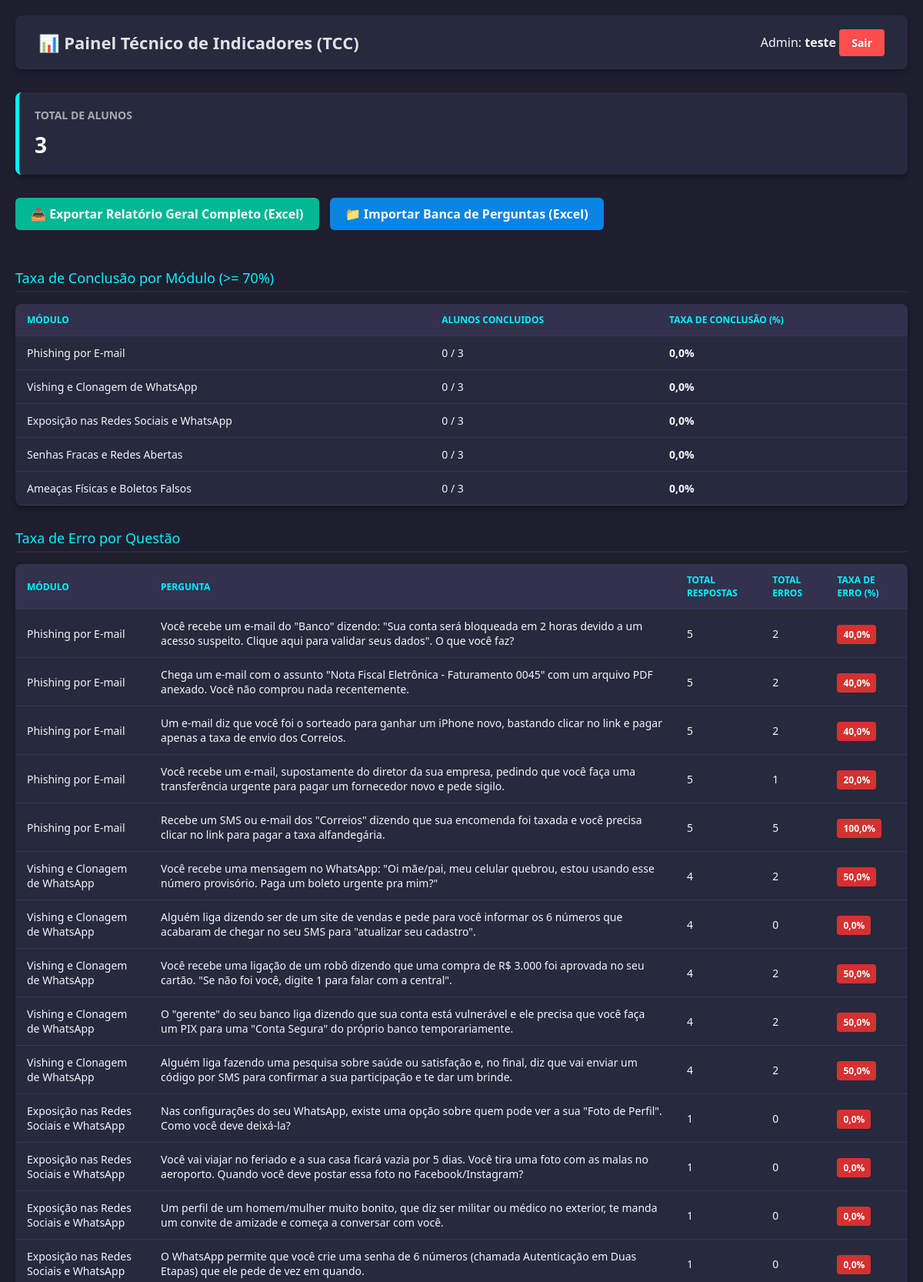
The page /painel-admin/ (signed in, upper part) on the database its author committed.
### plataforma/models.py (models this page shows, shortened)
class Usuario(AbstractUser):
    cpf = models.CharField(max_length=14, unique=True, null=True, blank=True)
    idade = models.IntegerField(null=True, blank=True)

class Modulo(models.Model):
    titulo = models.CharField(max_length=200)
    descricao = models.TextField(blank=True, null=True)
    explicacao_pratica = models.TextField(blank=True, null=True)
    video_url = models.URLField(
        blank=True,
        null=True,
        help_text="Link incorporado do vídeo (ex: https://www.youtube.com/embed/...)"
    )

class Pergunta(models.Model):
    modulo = models.ForeignKey(Modulo, on_delete=models.CASCADE, related_name='perguntas')
    texto_pergunta = models.TextField()

### plataforma/views.py (the view)
# urls.py: path('painel-admin/', views.admin_dashboard, name='admin_dashboard'),
def admin_dashboard(request):
    if not request.user.is_authenticated or not request.user.is_staff:
        return redirect('login')
    modulos = Modulo.objects.all()
    usuarios_comuns = Usuario.objects.filter(is_staff=False, is_superuser=False)
    total_usuarios_comuns = usuarios_comuns.count()
    metricas_modulos = []
    for m in modulos:
        perguntas = m.perguntas.all()
        total_p = perguntas.count()
        concluidos_count = 0
        for u in usuarios_comuns:
            respostas_u = RespostaUsuario.objects.filter(usuario=u, pergunta__in=perguntas)
            if total_p > 0 and respostas_u.count() >= total_p:
                acertos = sum(1 for r in respostas_u if r.alternativa_escolhida.is_correta)
                if (acertos / total_p) * 100 >= 70:
                    concluidos_count += 1
        taxa = (concluidos_count / total_usuarios_comuns * 100) if total_usuarios_comuns > 0 else 0
        metricas_modulos.append({
            'modulo': m,
            'concluidos': concluidos_count,
            'taxa_conclusao': round(taxa, 1)
        })
    metricas_questoes = []
    perguntas_all = Pergunta.objects.all()
    for p in perguntas_all:
        respostas_p = RespostaUsuario.objects.filter(pergunta=p)
        total_resp = respostas_p.count()
        erros = sum(1 for r in respostas_p if not r.alternativa_escolhida.is_correta)
        taxa_erro = (erros / total_resp * 100) if total_resp > 0 else 0
        metricas_questoes.append({
            'pergunta': p,
            'modulo': p.modulo.titulo,
            'total_respostas': total_resp,
            'total_erros': erros,
            'taxa_erro': round(taxa_erro, 1)
        })
    todos_usuarios = Usuario.objects.all()
    contexto = {
        'metricas_modulos': metricas_modulos,
        'metricas_questoes': metricas_questoes,
        'todos_usuarios': todos_usuarios,
        'total_usuarios_comuns': total_usuarios_comuns,
    }
    return render(request, 'admin_dashboard.html', contexto)

### templates/admin_dashboard.html (shortened to what this page needs)
<!DOCTYPE html>
<html lang="pt-br">
<head>
</head>
<body>
    <header>
        <h1>📊 Painel Técnico de Indicadores (TCC)</h1>
        <div>
            <span>Admin: <strong>{{ user.username }}</strong></span>
            <a href="{% url 'logout' %}" class="btn-sair">Sair</a>
        </div>
    </header>
    <div class="kpi-container">
        <div class="kpi-card">
            <h3>Total de Alunos</h3>
            <div class="value">{{ total_usuarios_comuns }}</div>
        </div>
    </div>
    <div style="margin-bottom: 20px;">
        <a href="{% url 'exportar_excel' %}" class="btn-excel">📥 Exportar Relatório Geral Completo (Excel)</a>
        <a href="{% url 'importar_banca' %}" class="btn-excel" style="background-color: #0984e3; margin-left: 10px;">📁 Importar Banca de Perguntas (Excel)</a>
    </div>
    <div class="section-title">Taxa de Conclusão por Módulo (>= 70%)</div>
    <table>
        <thead>
            <tr>
                <th>Módulo</th>
                <th>Alunos Concluidos</th>
                <th>Taxa de Conclusão (%)</th>
            </tr>
        </thead>
        <tbody>
            {% for item in metricas_modulos %}
            <tr>
                <td>{{ item.modulo.titulo }}</td>
                <td>{{ item.concluidos }} / {{ total_usuarios_comuns }}</td>
                <td><strong>{{ item.taxa_conclusao }}%</strong></td>
            </tr>
            {% endfor %}
        </tbody>
    </table>
    <div class="section-title">Taxa de Erro por Questão</div>
    <table>
        <thead>
            <tr>
                <th>Módulo</th>
                <th>Pergunta</th>
                <th>Total Respostas</th>
                <th>Total Erros</th>
                <th>Taxa de Erro (%)</th>
            </tr>
        </thead>
        <tbody>
            {% for q in metricas_questoes %}
            <tr>
                <td>{{ q.modulo }}</td>
                <td>{{ q.pergunta.texto_pergunta }}</td>
                <td>{{ q.total_respostas }}</td>
                <td>{{ q.total_erros }}</td>
                <td><span class="badge-erro">{{ q.taxa_erro }}%</span></td>
            </tr>
            {% endfor %}
        </tbody>
    </table>
</body>
</html>

### templates/admin_dashboard.html (style rules this page uses)
body { font-family: 'Segoe UI', Tahoma, Geneva, Verdana, sans-serif; background-color: #1e1e2f; color: #f4f4f9; margin: 0; padding: 20px; }
header { background-color: #27293d; padding: 20px 30px; border-radius: 8px; display: flex; justify-content: space-between; align-items: center; box-shadow: 0 4px 6px rgba(0,0,0,0.3); margin-bottom: 30px; }
h1 { margin: 0; font-size: 22px; color: #e1e1e6; }
.btn-sair { background-color: #ff4d4d; color: white; padding: 8px 16px; border-radius: 4px; text-decoration: none; font-weight: bold; font-size: 14px; }
.kpi-container { display: grid; grid-template-columns: repeat(auto-fit, minmax(220px, 1fr)); gap: 20px; margin-bottom: 30px; }
.kpi-card { background-color: #27293d; padding: 20px; border-radius: 8px; box-shadow: 0 4px 6px rgba(0,0,0,0.3); border-left: 5px solid #00f2fe; }
.kpi-card h3 { margin: 0 0 10px 0; font-size: 14px; color: #a9a9b2; text-transform: uppercase; }
.kpi-card .value { font-size: 28px; font-weight: bold; color: #fff; }
.section-title { font-size: 18px; margin: 30px 0 15px 0; color: #00f2fe; border-bottom: 2px solid #27293d; padding-bottom: 5px; }
table { width: 100%; border-collapse: collapse; background-color: #27293d; border-radius: 8px; overflow: hidden; box-shadow: 0 4px 6px rgba(0,0,0,0.3); margin-bottom: 30px; }
th, td { padding: 12px 15px; text-align: left; border-bottom: 1px solid #383852; font-size: 14px; }
th { background-color: #32324d; color: #00f2fe; text-transform: uppercase; font-size: 12px; }
.badge-erro { background-color: #d63031; color: white; padding: 4px 8px; border-radius: 4px; font-weight: bold; font-size: 12px; }
.btn-excel { background-color: #00b894; color: white; padding: 10px 20px; border-radius: 6px; text-decoration: none; font-weight: bold; display: inline-block; margin-bottom: 20px; }

### rows shown on the page
Usuario: username "teste"
Modulo: modulo.titulo "Phishing por E-mail", concluidos "0", total_usuarios_comuns "3", taxa_conclusao "0,0"
Modulo: modulo.titulo "Vishing e Clonagem de WhatsApp", concluidos "0", total_usuarios_comuns "3", taxa_conclusao "0,0"
Modulo: modulo.titulo "Exposição nas Redes Sociais e WhatsApp", concluidos "0", id "3", taxa_conclusao "0,0"
Modulo: modulo.titulo "Senhas Fracas e Redes Abertas", concluidos "0", total_usuarios_comuns "3", taxa_conclusao "0,0"
Modulo: modulo.titulo "Ameaças Físicas e Boletos Falsos", concluidos "0", total_usuarios_comuns "3", taxa_conclusao "0,0"
Pergunta: modulo "Phishing por E-mail", pergunta.texto_pergunta "Você recebe um e-mail do \"Banco\" dizendo: \"Sua conta será bloqueada em 2 horas devido a um acesso suspeito. Clique aqui para validar seus dados\". O que você faz?", total_respostas "5", total_erros "2", taxa_erro "40,0"
Pergunta: modulo "Phishing por E-mail", pergunta.texto_pergunta "Chega um e-mail com o assunto \"Nota Fiscal Eletrônica - Faturamento 0045\" com um arquivo PDF anexado. Você não comprou nada recentemente.", total_respostas "5", total_erros "2", taxa_erro "40,0"
Pergunta: modulo "Phishing por E-mail", pergunta.texto_pergunta "Um e-mail diz que você foi o sorteado para ganhar um iPhone novo, bastando clicar no link e pagar apenas a taxa de envio dos Correios.", total_respostas "5", total_erros "2", taxa_erro "40,0"
Pergunta: modulo "Phishing por E-mail", pergunta.texto_pergunta "Você recebe um e-mail, supostamente do diretor da sua empresa, pedindo que você faça uma transferência urgente para pagar um fornecedor novo e pede sigilo.", total_respostas "5", total_erros "1", taxa_erro "20,0"
Pergunta: modulo "Phishing por E-mail", pergunta.texto_pergunta "Recebe um SMS ou e-mail dos \"Correios\" dizendo que sua encomenda foi taxada e você precisa clicar no link para pagar a taxa alfandegária.", total_respostas "5", total_erros "5", taxa_erro "100,0"
Pergunta: modulo "Vishing e Clonagem de WhatsApp", pergunta.texto_pergunta "Você recebe uma mensagem no WhatsApp: \"Oi mãe/pai, meu celular quebrou, estou usando esse número provisório. Paga um boleto urgente pra mim?\"", total_respostas "4", total_erros "2", taxa_erro "50,0"
Pergunta: modulo "Vishing e Clonagem de WhatsApp", pergunta.texto_pergunta "Alguém liga dizendo ser de um site de vendas e pede para você informar os 6 números que acabaram de chegar no seu SMS para \"atualizar seu cadastro\".", total_respostas "4", total_erros "0", taxa_erro "0,0"
Pergunta: modulo "Vishing e Clonagem de WhatsApp", pergunta.texto_pergunta "Você recebe uma ligação de um robô dizendo que uma compra de R$ 3.000 foi aprovada no seu cartão. \"Se não foi você, digite 1 para falar com a central\".", total_respostas "4", total_erros "2", taxa_erro "50,0"
Pergunta: modulo "Vishing e Clonagem de WhatsApp", pergunta.texto_pergunta "O \"gerente\" do seu banco liga dizendo que sua conta está vulnerável e ele precisa que você faça um PIX para uma \"Conta Segura\" do próprio banco temporariamente.", total_respostas "4", total_erros "2", taxa_erro "50,0"
Pergunta: modulo "Vishing e Clonagem de WhatsApp", pergunta.texto_pergunta "Alguém liga fazendo uma pesquisa sobre saúde ou satisfação e, no final, diz que vai enviar um código por SMS para confirmar a sua participação e te dar um brinde.", total_respostas "4", total_erros "2", taxa_erro "50,0"
Pergunta: modulo "Exposição nas Redes Sociais e WhatsApp", pergunta.texto_pergunta "Nas configurações do seu WhatsApp, existe uma opção sobre quem pode ver a sua \"Foto de Perfil\". Como você deve deixá-la?", total_respostas "1", total_erros "0", taxa_erro "0,0"
Pergunta: modulo "Exposição nas Redes Sociais e WhatsApp", pergunta.texto_pergunta "Você vai viajar no feriado e a sua casa ficará vazia por 5 dias. Você tira uma foto com as malas no aeroporto. Quando você deve postar essa foto no Facebook/Instagram?", total_respostas "1", total_erros "0", taxa_erro "0,0"
Pergunta: modulo "Exposição nas Redes Sociais e WhatsApp", pergunta.texto_pergunta "Um perfil de um homem/mulher muito bonito, que diz ser militar ou médico no exterior, te manda um convite de amizade e começa a conversar com você.", total_respostas "1", total_erros "0", taxa_erro "0,0"
Pergunta: modulo "Exposição nas Redes Sociais e WhatsApp", pergunta.texto_pergunta "O WhatsApp permite que você crie uma senha de 6 números (chamada Autenticação em Duas Etapas) que ele pede de vez em quando.", total_respostas "1", total_erros "0", taxa_erro "0,0"

### other values the page prints
{{ total_usuarios_comuns }} "3"
